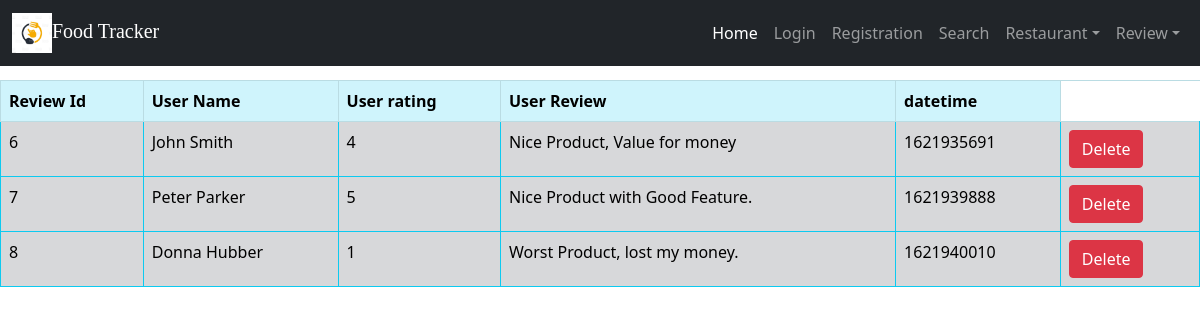
Page /view_chillox_review.php on the committed database.
### tables this page shows
CREATE TABLE `review_table` (
  `review_id` int(11) NOT NULL,
  `user_name` varchar(200) NOT NULL,
  `user_rating` int(1) NOT NULL,
  `user_review` text NOT NULL,
  `datetime` int(11) NOT NULL
);

### view_chillox_review.php (the view, shortened to what this page needs)
<!DOCTYPE html>
<html lang="en">
<head>
    <link rel="stylesheet" href="css/bootstrap.min.css">
</head>
<body>
    <?php
    include('include/nav_bar.php');
    ?>
    <div style="margin-top: 80px;">
        <?php
        $sql = "SELECT * FROM review_table";
        if ($result = mysqli_query($conn, $sql)) {
            if (mysqli_num_rows($result) > 0) {
        ?>
                <div class="table-responsive">
                    <table class="table table-secondary table-hover table-bordered border-info table-striped">
                        <thead class="table-info">
                            <tr>
                                <th>Review Id</th>
                                <th>User Name</th>
                                <th>User rating</th>
                                <th>User Review</th>
                                <th>datetime</th>
                            </tr>
                        </thead>
                        <tbody>
                            <?php while ($row = mysqli_fetch_array($result)) { ?>
                                <tr>
                                    <td><?php echo $row['review_id']; ?></td>
                                    <td><?php echo $row['user_name']; ?></td>
                                    <td><?php echo $row['user_rating']; ?></td>
                                    <td><?php echo $row['user_review']; ?></td>
                                    <td><?php echo $row['datetime']; ?></td>
                                    <td><a href="delete_review1.php?store=<?php echo $row['user_review']; ?>&&delete=<?php echo $row['review_id']; ?>" class="btn btn-danger">Delete</a></td>
                                </tr>
                        </tbody>
                    <?php } ?>
                    </table>
                </div>
        <?php
            } else {
                echo "No record Matching";
            }
        } else {
            echo "Error:Could not able to execure $sql." . mysqli_error($conn);
        }
        ?>
</body>
</html>

### rows in the picture
review_table: review_id "6", user_name "John Smith", user_rating "4", user_review "Nice Product, Value for money", datetime "1621935691"
review_table: review_id "7", user_name "Peter Parker", user_rating "5", user_review "Nice Product with Good Feature.", datetime "1621939888"
review_table: review_id "8", user_name "Donna Hubber", user_rating "1", user_review "Worst Product, lost my money.", datetime "1621940010"
